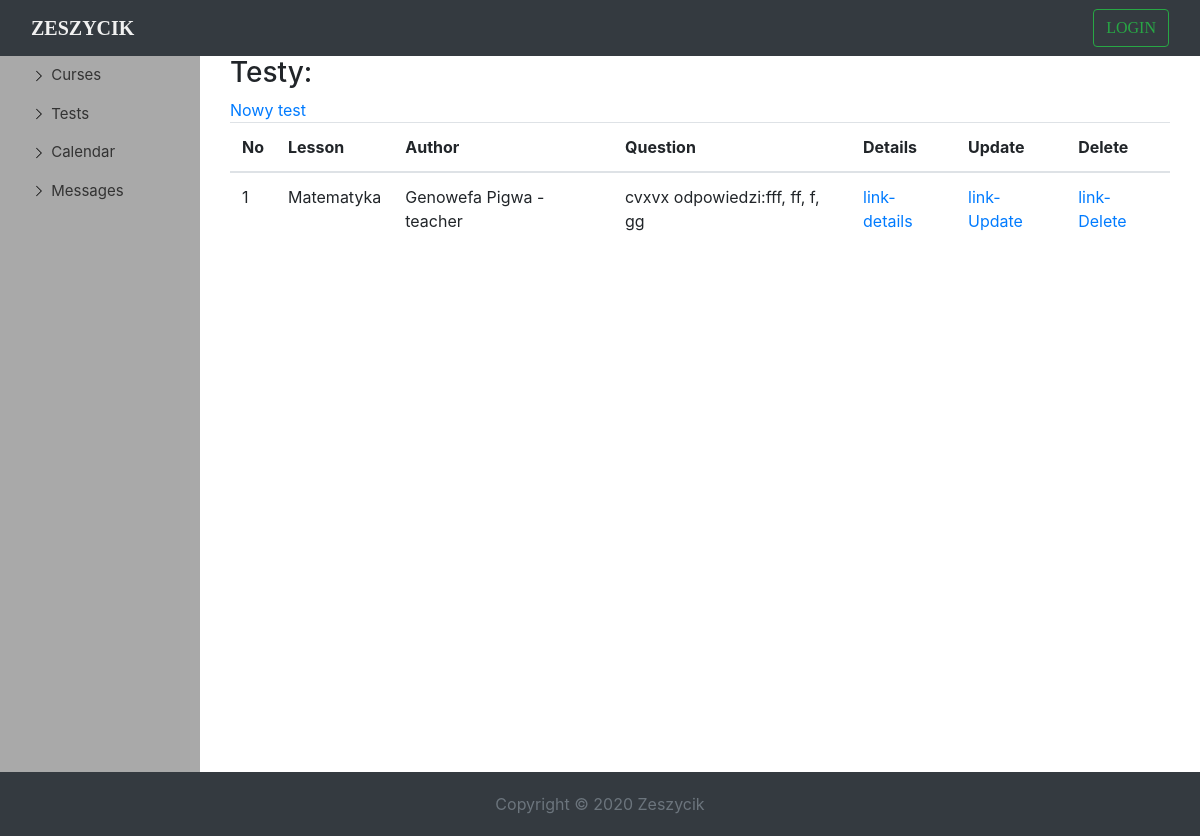
The page /studenttests on the database its author committed.
### school/models.py (models this page shows, shortened)
class StudentTest(models.Model):
    lesson = models.ForeignKey(Lesson, on_delete=models.CASCADE)
    author = models.ForeignKey(SchoolUser, on_delete=models.DO_NOTHING)
    question = models.TextField()
    answer_right = models.CharField(max_length=5, default='')
    answer_1 = models.CharField(max_length=150, default='')
    answer_2 = models.CharField(max_length=150, default='')
    answer_3 = models.CharField(max_length=150, default='')
    answer_4 = models.CharField(max_length=150, default='')
    def __str__(self):
        return f'{self.question[:30]} odpowiedzi:{self.answer_1}, {self.answer_2}, {self.answer_3}, {self.answer_4}'

class Lesson(models.Model):
    name = models.CharField(max_length=150, unique=True, blank=False)
    description = models.TextField()
    teacher = models.ForeignKey(SchoolUser, on_delete=models.SET_NULL, null=True, blank=True, related_name='teacher')
    date = models.DateTimeField(default=timezone.now)
    data = models.FileField(blank=True, null=True)
    students = models.ManyToManyField(SchoolUser, null=True, blank=True, related_name='students')
    def __str__(self):
        return self.name

class SchoolUser(models.Model):
    USERS_KIND = [
        ('administrator', 'Dyrektor'),
        ('teacher', 'Nauczyciel'),
        ('student', 'Uczeń')
    ]
    user = models.OneToOneField(User, on_delete=models.CASCADE, null=True, blank=True)
    permissions = models.CharField(choices=USERS_KIND, max_length=15)
    grades = models.CharField(max_length=150, default='')
    def __str__(self):
        return f'{self.user.first_name} {self.user.last_name} - {self.permissions}'

### school/views.py (the view)
# urls.py: path('studenttests', StudentTestListView.as_view(), name='studenttest_list'),
class StudentTestListView(ListView):
    template_name = 'studenttest_list.html'
    model = StudentTest
    context_object_name = 'studenttests'

### school/templates/studenttest_list.html (shortened to what this page needs)
{% extends 'dashboard2.html' %}
{% load static %}
{% block title %}
     <div class="container-fluid" id="dashborad-container">
      <h3>Testy:</h3>
    <a href="{% url 'studenttest_create' %}">Nowy test</a>
    <div class=" table table-responsive-md">
      <table class="table">
          <thead>
            <th scope="col">No</th>
            <th scope="col">Lesson</th>
            <th scope="col">Author</th>
            <th scope="col">Question</th>
            <th scope="col">Details</th>
            <th scope="col">Update</th>
            <th scope="col">Delete</th>
          </thead>
          <tbody>
            {% for test in studenttests %}
                <tr >
                    <td>{{ test.pk }}</td>
                    <td>{{  test.lesson}}</td>
                    <td>{{ test.author }}</td>
                    <td>{{  test}}</td>
                    <td>
                        <a href="{% url 'studenttest_detail' test.pk %}">link-details</a>
                    </td>
                    <td>
                        <a href="{% url 'studenttest_update' test.pk %}">link-Update</a>
                    </td>
                    <td>
                        <a href="{% url 'studenttest_delete' test.pk %}">link-Delete</a>
                    </td>
                </tr>
            {% endfor %}
          </tbody>
      </table>
    </div>
    </div>
{% endblock title %}

### static/css/index.css (style rules this page uses)
body { margin-top: 70px; background-attachment: fixed; background-size: 100%; font-size: 16px; }

### static/css/dashboard.css (style rules this page uses)
#dashborad-container { display: flex; flex-direction: column; }

### rows shown on the page
StudentTest: pk "1", lesson "Matematyka", author "Genowefa Pigwa - teacher", question+answer_1+answer_2 "cvxvx odpowiedzi:fff, ff, f, gg"
